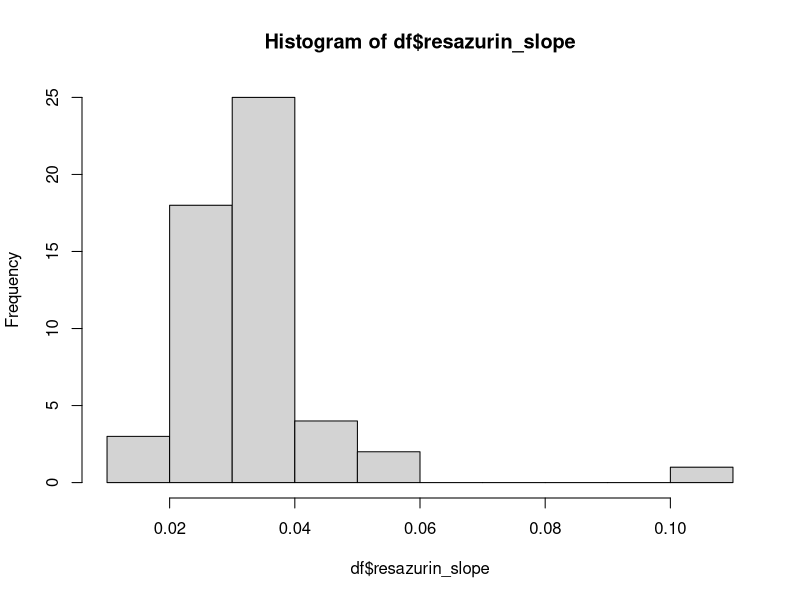
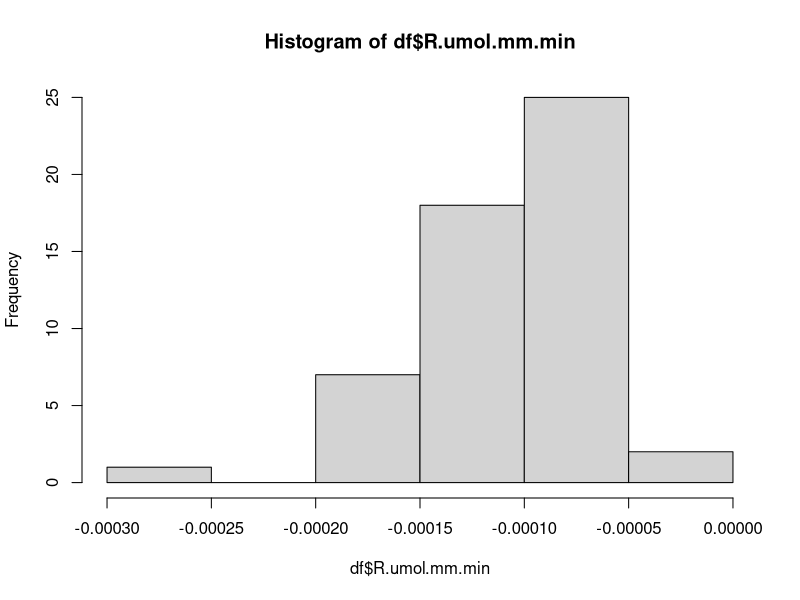
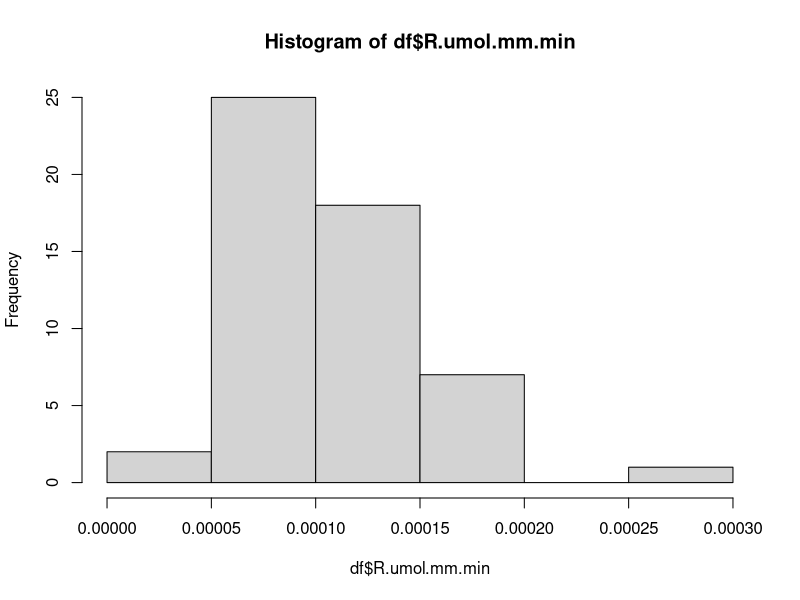
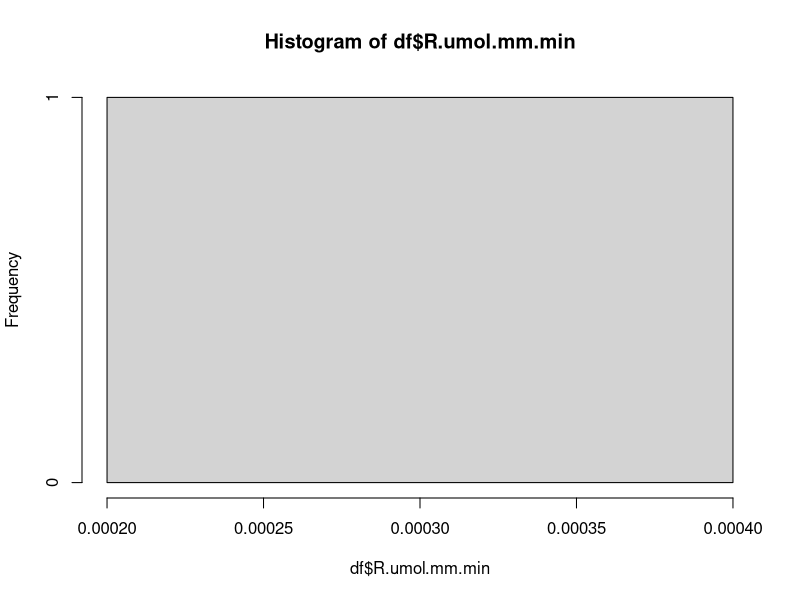
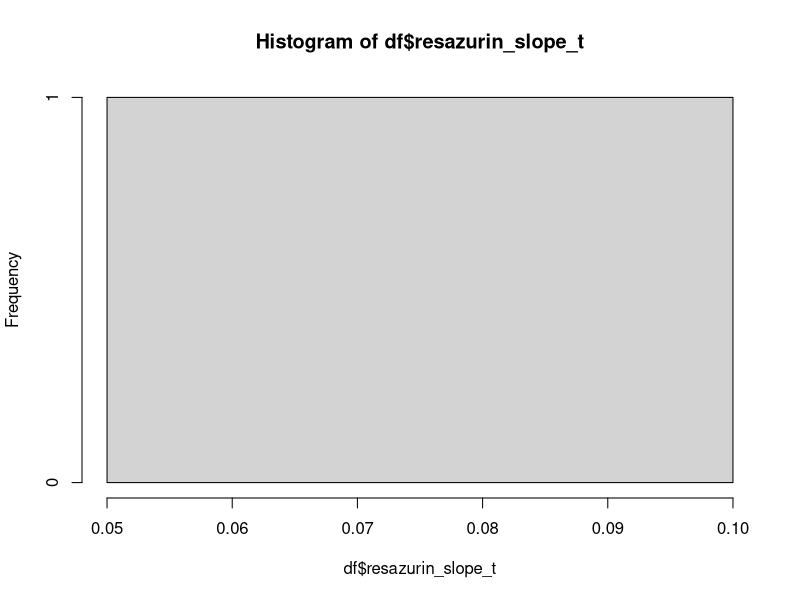
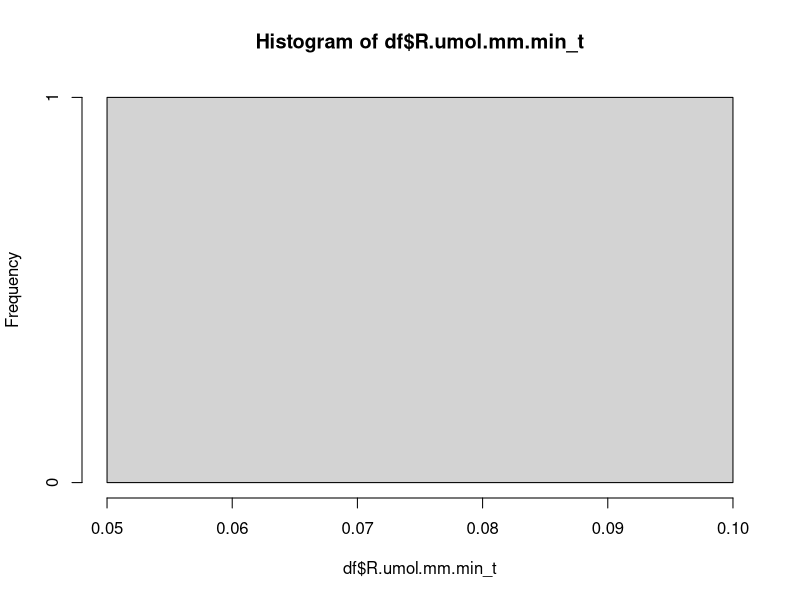
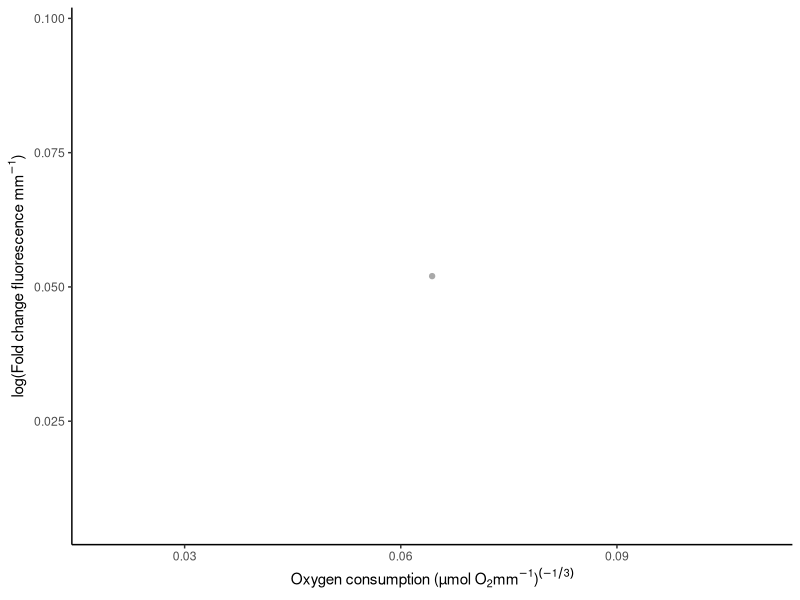
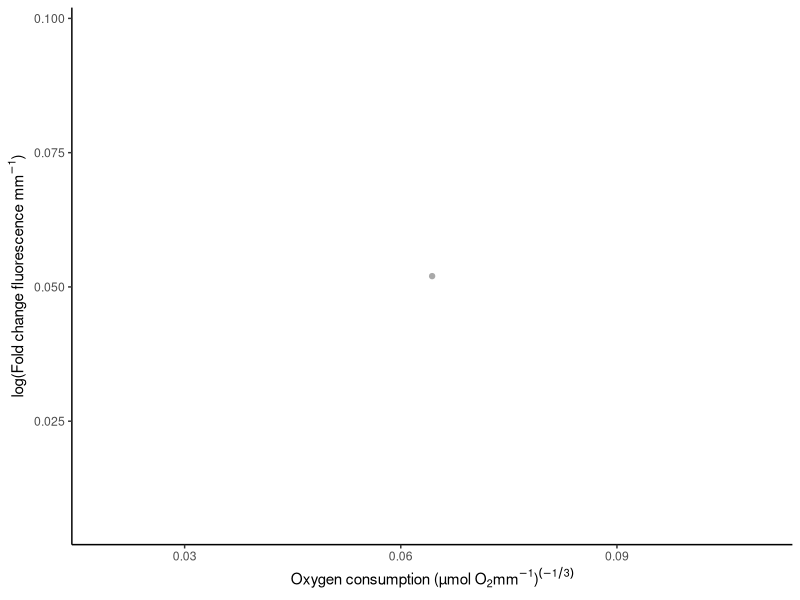

The R script that drew these images, in order: (Note: this script raises an error after producing the figures.)
## ---- chunk 1
knitr::opts_chunk$set(echo = TRUE, warning = FALSE, message = FALSE)
## ---- chunk 2
library(tidyverse)
library(lme4)
library(lmerTest)
library(emmeans)
library(ggplot2)
## ---- chunk 3
resp<-read_csv(file="output/oxygen-correlation/extracted_oxygen_rates.csv")%>%select(!c("plate", "well", "length.mm"))

resazurin<-read_csv(file="output/oxygen-correlation/resazurin_oyster_metrics.csv")

df<-left_join(resp, resazurin)%>%rename(resazurin_slope=slope, resazurin_total=value)

head(df)
## ---- chunk 4
hist(df$resazurin_slope)
hist(df$R.umol.mm.min)
## ---- chunk 5
df$R.umol.mm.min<-df$R.umol.mm.min*-1
## ---- chunk 6
hist(df$R.umol.mm.min)

df<-df%>%
  filter(R.umol.mm.min>0.0002)%>%
  filter(R.umol.mm.min<0.0006)

hist(df$R.umol.mm.min)
## ---- chunk 7
df$resazurin_slope_t<-log(1+df$resazurin_slope)

hist(df$resazurin_slope_t)

df$R.umol.mm.min_t<-(df$R.umol.mm.min)^(1/3)

hist(df$R.umol.mm.min_t)
## ---- chunk 8
#df<-df%>%
  #filter(resazurin_slope_t<0.5)

#hist(df$resazurin_slope_t)
## ---- chunk 9
plot1<-df%>%
  
  ggplot(aes(x=R.umol.mm.min_t, y=resazurin_slope_t))+
  geom_point(color="darkgray")+
  geom_smooth(method="lm", color="black")+
  xlab(expression(paste("Oxygen consumption (µmol O" [2], "mm" ^-1, ")" ^(-1/3))))+
  ylab(expression(paste("log(Fold change fluorescence mm" ^-1, ")")))+
  theme_classic(); plot1

ggsave(plot1, filename="figures/oxygen-correlation/correlation.png", width=4, height=4)
## ---- chunk 10
cor.test(df$R.umol.mm.min, df$resazurin_slope)
